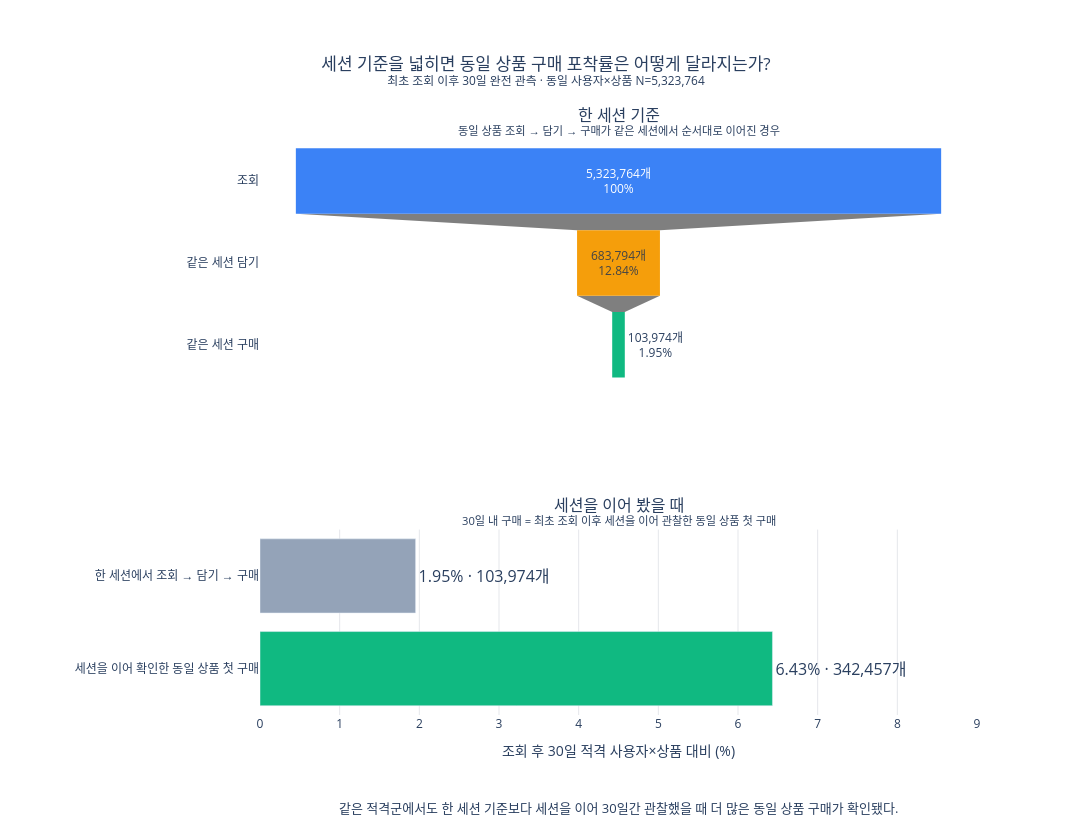

This figure's notebook cell:
### Code cell
from plotly.subplots import make_subplots

funnel_counts = [eligible_30day, cart_after_view_30d, same_session]
funnel_labels = ['조회', '같은 세션 담기', '같은 세션 구매']
funnel_text = [
    f'{eligible_30day:,}개<br>100%',
    f'{cart_after_view_30d:,}개<br>{cart_after_view_30d / eligible_30day * 100:.2f}%',
    f'{same_session:,}개<br>{same_session / eligible_30day * 100:.2f}%',
]
same_session_pct = same_session / eligible_30day * 100
representative_pct = representative / eligible_30day * 100
fig = make_subplots(
    rows=2, cols=1,
    specs=[[{'type': 'funnel'}], [{'type': 'xy'}]],
    row_heights=[0.57, 0.43], vertical_spacing=0.25,
    subplot_titles=(
        '한 세션 기준<br><sup>동일 상품 조회 → 담기 → 구매가 같은 세션에서 순서대로 이어진 경우</sup>',
        '세션을 이어 봤을 때<br><sup>30일 내 구매 = 최초 조회 이후 세션을 이어 관찰한 동일 상품 첫 구매</sup>',
    ),
)
fig.add_trace(go.Funnel(
    y=funnel_labels, x=funnel_counts,
    text=funnel_text, textinfo='text',
    marker=dict(color=[COLORS['view'], COLORS['cart'], COLORS['purchase']]),
    showlegend=False,
), row=1, col=1)
fig.add_trace(go.Bar(
    x=[same_session_pct, representative_pct],
    y=['한 세션에서 조회 → 담기 → 구매', '세션을 이어 확인한 동일 상품 첫 구매'],
    orientation='h',
    marker_color=[COLORS['neutral'], COLORS['purchase']],
    text=[f'{same_session_pct:.2f}% · {same_session:,}개',
          f'{representative_pct:.2f}% · {representative:,}개'],
    textposition='outside', textfont_size=16, cliponaxis=False,
    hovertemplate='%{y}<br>%{text}<extra></extra>',
    showlegend=False,
), row=2, col=1)
fig.update_xaxes(title_text='조회 후 30일 적격 사용자×상품 대비 (%)', range=[0, 9],
                 gridcolor='#E5E7EB', row=2, col=1)
fig.update_yaxes(categoryorder='array', categoryarray=[
    '세션을 이어 확인한 동일 상품 첫 구매', '한 세션에서 조회 → 담기 → 구매',
], row=2, col=1)
fig.add_annotation(
    x=0.5, y=-0.18, xref='paper', yref='paper',
    text='같은 적격군에서도 한 세션 기준보다 세션을 이어 30일간 관찰했을 때 더 많은 동일 상품 구매가 확인됐다.',
    showarrow=False, font=dict(size=13),
)
fig.update_layout(
    title=dict(text=f'세션 기준을 넓히면 동일 상품 구매 포착률은 어떻게 달라지는가?<br><sup>최초 조회 이후 30일 완전 관측 · 동일 사용자×상품 N={eligible_30day:,}</sup>', x=0.5),
    paper_bgcolor='white', plot_bgcolor='white', height=820, width=1108,
    margin=dict(l=260, r=115, t=140, b=105),
)
fig.show()

### Figure 1 — Plotly figure (JSON) as saved in the notebook; plotly's stock layout.template omitted (floating-point values rounded to 4 significant figures)
{"data": [{"marker": {"color": ["#3B82F6", "#F59E0B", "#10B981"]}, "showlegend": false, "text": ["5,323,764개<br>100%", "683,794개<br>12.84%", "103,974개<br>1.95%"], "textinfo": "text", "type": "funnel", "x": [5323764, 683794, 103974], "xaxis": "x", "y": ["조회", "같은 세션 담기", "같은 세션 구매"], "yaxis": "y"}, {"cliponaxis": false, "hovertemplate": "%{y}<br>%{text}<extra></extra>", "marker": {"color": ["#94A3B8", "#10B981"]}, "orientation": "h", "showlegend": false, "text": ["1.95% · 103,974개", "6.43% · 342,457개"], "textfont": {"size": 16}, "textposition": "outside", "type": "bar", "x": [1.953, 6.433], "xaxis": "x2", "y": ["한 세션에서 조회 → 담기 → 구매", "세션을 이어 확인한 동일 상품 첫 구매"], "yaxis": "y2"}], "layout": {"annotations": [{"font": {"size": 16}, "showarrow": false, "text": "한 세션 기준<br><sup>동일 상품 조회 → 담기 → 구매가 같은 세션에서 순서대로 이어진 경우</sup>", "x": 0.5, "xanchor": "center", "xref": "paper", "y": 1, "yanchor": "bottom", "yref": "paper"}, {"font": {"size": 16}, "showarrow": false, "text": "세션을 이어 봤을 때<br><sup>30일 내 구매 = 최초 조회 이후 세션을 이어 관찰한 동일 상품 첫 구매</sup>", "x": 0.5, "xanchor": "center", "xref": "paper", "y": 0.3225, "yanchor": "bottom", "yref": "paper"}, {"font": {"size": 13}, "showarrow": false, "text": "같은 적격군에서도 한 세션 기준보다 세션을 이어 30일간 관찰했을 때 더 많은 동일 상품 구매가 확인됐다.", "x": 0.5, "xref": "paper", "y": -0.18, "yref": "paper"}], "height": 820, "margin": {"b": 105, "l": 260, "r": 115, "t": 140}, "paper_bgcolor": "white", "plot_bgcolor": "white", "title": {"text": "세션 기준을 넓히면 동일 상품 구매 포착률은 어떻게 달라지는가?<br><sup>최초 조회 이후 30일 완전 관측 · 동일 사용자×상품 N=5,323,764</sup>", "x": 0.5}, "width": 1108, "xaxis": {"anchor": "y", "domain": [0, 1]}, "xaxis2": {"anchor": "y2", "domain": [0, 1], "gridcolor": "#E5E7EB", "range": [0, 9], "title": {"text": "조회 후 30일 적격 사용자×상품 대비 (%)"}}, "yaxis": {"anchor": "x", "domain": [0.5725, 1]}, "yaxis2": {"anchor": "x2", "categoryarray": ["세션을 이어 확인한 동일 상품 첫 구매", "한 세션에서 조회 → 담기 → 구매"], "categoryorder": "array", "domain": [0, 0.3225]}}}
